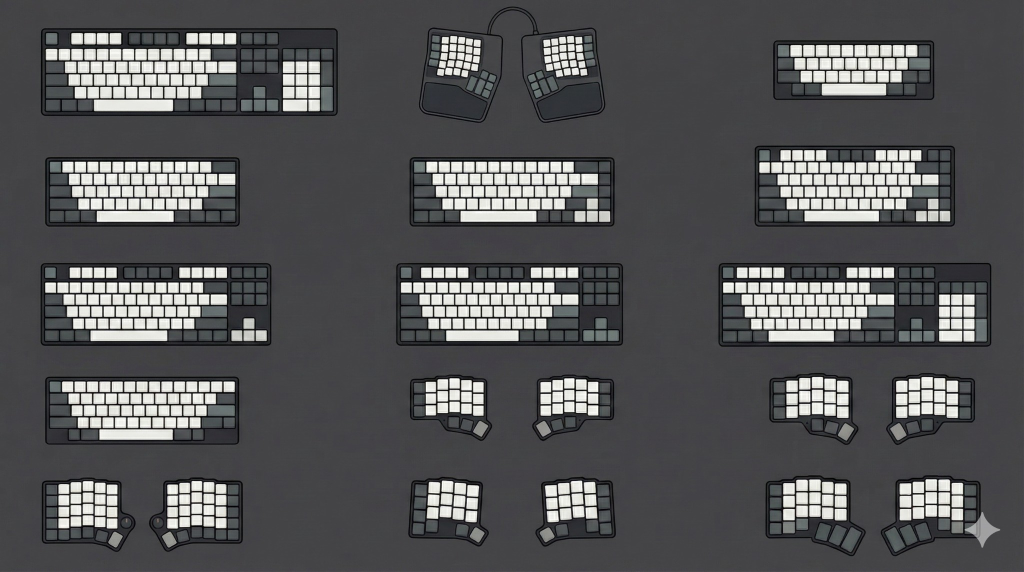
#> input picture assets/keyboards/contact-sheet-new.png, 2048 x 1143 px, found by its file name (shown at 1/2 size)
$ python extract_keyboards_v2.py
#> lines starting #> are read from the running program, lines starting #| are printed output that depends on the picture; after the words box and inside, x2 and y2 are one past the last pixel; in counts of white or black regions, pixels touching at a corner belong together
#!/usr/bin/env python3
"""
Extract keyboard images from contact sheet with careful magic wand background removal.
Uses LOW tolerance to avoid eating into the keyboard images.
"""

from PIL import Image
import os
import math

# Target output size for all images
TARGET_WIDTH = 400
TARGET_HEIGHT = 140

def get_background_color(img):
    """Sample corners to get background color."""
    w, h = img.size
    corners = [
        img.getpixel((5, 5)),
        img.getpixel((w - 5, 5)),
        img.getpixel((5, h - 5)),
        img.getpixel((w - 5, h - 5)),
    ]
    # Average the corners
    r = sum(c[0] for c in corners) // 4
    g = sum(c[1] for c in corners) // 4
    b = sum(c[2] for c in corners) // 4
    return (r, g, b)

def color_distance(c1, c2):
    """Euclidean distance between two RGB colors."""
    return math.sqrt(sum((a - b) ** 2 for a, b in zip(c1, c2)))

def flood_fill_background(img, bg_color, tolerance=12):
    """
    Flood fill from edges to mark background pixels.
    Uses LOW tolerance (12) to be very conservative and not eat into keyboards.
    """
    w, h = img.size
    pixels = img.load()

    # Create alpha mask (255 = opaque, 0 = transparent)
    alpha = Image.new('L', (w, h), 255)
    alpha_pixels = alpha.load()

    # Track visited pixels
    visited = set()

    # Start from all edge pixels
    queue = []
    for x in range(w):
        queue.append((x, 0))
        queue.append((x, h - 1))
    for y in range(h):
        queue.append((0, y))
        queue.append((w - 1, y))

    # 8-connected flood fill
    directions = [(-1, -1), (-1, 0), (-1, 1), (0, -1), (0, 1), (1, -1), (1, 0), (1, 1)]

    while queue:
        x, y = queue.pop(0)

        if (x, y) in visited:
            continue
        if x < 0 or x >= w or y < 0 or y >= h:
            continue

        visited.add((x, y))

        pixel = pixels[x, y]
        if len(pixel) == 4:
            pixel = pixel[:3]

        dist = color_distance(pixel, bg_color)

        if dist <= tolerance:
            alpha_pixels[x, y] = 0  # Make transparent
            for dx, dy in directions:
                nx, ny = x + dx, y + dy
                if (nx, ny) not in visited:
                    queue.append((nx, ny))

    return alpha

def apply_alpha_mask(img, alpha):
    """Convert RGB image to RGBA with alpha mask."""
    if img.mode != 'RGB':
        img = img.convert('RGB')
    rgba = img.copy()
    rgba.putalpha(alpha)
    return rgba

def crop_to_content(img, padding=2):
    """Crop image to bounding box of non-transparent content."""
    bbox = img.getbbox()
    if bbox:
        left, top, right, bottom = bbox
        # Add padding
        left = max(0, left - padding)
        top = max(0, top - padding)
        right = min(img.size[0], right + padding)
        bottom = min(img.size[1], bottom + padding)
        return img.crop((left, top, right, bottom))
    return img

def fit_to_canvas(img, target_width, target_height, padding=6):
    """
    Scale image to fit within target dimensions while maintaining aspect ratio.
    Center on a transparent canvas.
    """
    # Calculate available space after padding
    avail_w = target_width - 2 * padding
    avail_h = target_height - 2 * padding

    # Get current size
    w, h = img.size

    # Calculate scale to fit
    scale_w = avail_w / w
    scale_h = avail_h / h
    scale = min(scale_w, scale_h)

    # Scale the image
    new_w = int(w * scale)
    new_h = int(h * scale)
    scaled = img.resize((new_w, new_h), Image.Resampling.LANCZOS)

    # Create transparent canvas
    canvas = Image.new('RGBA', (target_width, target_height), (0, 0, 0, 0))

    # Center the scaled image
    x = (target_width - new_w) // 2
    y = (target_height - new_h) // 2
    canvas.paste(scaled, (x, y), scaled)

    # Report fill ratio
    fill_w = new_w / target_width * 100
    fill_h = new_h / target_height * 100
    print(f"    Fill ratio: {fill_w:.1f}% width, {fill_h:.1f}% height")

    return canvas

def extract_keyboard(contact_sheet, row, col, rows, cols, margins, name, output_dir, tolerance=12):
    """Extract a single keyboard from the contact sheet."""
    w, h = contact_sheet.size
    cell_w = w // cols
    cell_h = h // rows

    # Calculate cell boundaries
    left = col * cell_w
    top = row * cell_h
    right = left + cell_w
    bottom = top + cell_h

    # Apply margins (top, right, bottom, left)
    m_top, m_right, m_bottom, m_left = margins
    left += m_left
    top += m_top
    right -= m_right
    bottom -= m_bottom

    print(f"  Extracting {name} from row {row}, col {col}")
    print(f"    Cell: ({left}, {top}) to ({right}, {bottom})")

    # Crop cell
    cell = contact_sheet.crop((left, top, right, bottom))

    # Get background color and flood fill
    bg_color = get_background_color(cell)
    print(f"    Background color: {bg_color}")

    alpha = flood_fill_background(cell, bg_color, tolerance=tolerance)
    rgba = apply_alpha_mask(cell, alpha)

    # Crop to content
    cropped = crop_to_content(rgba, padding=2)
    print(f"    Cropped size: {cropped.size}")

    # Fit to standard canvas
    final = fit_to_canvas(cropped, TARGET_WIDTH, TARGET_HEIGHT, padding=6)

    # Save
    output_path = os.path.join(output_dir, f"{name}.png")
    final.save(output_path)
    print(f"    Saved: {output_path}")

    return final

def main():
    input_path = "/Users/malpern/local-code/KeyPath/assets/keyboards/contact-sheet-new.png"
    output_dir = "/Users/malpern/local-code/KeyPath/Sources/KeyPathAppKit/Resources/KeyboardIllustrations"

    print(f"Loading contact sheet: {input_path}")
    img = Image.open(input_path)
#> img is the input picture: PIL image 2048x1143 RGB; mean R, G, B 86.2, 86.6, 87.9
    print(f"Size: {img.size}, Mode: {img.mode}")
#| Size: (2048, 1143), Mode: RGB

    if img.mode != 'RGB':
        img = img.convert('RGB')

    # Grid is 5 rows x 3 columns
    rows, cols = 5, 3

    # Define which keyboards to extract with their margins
    # Format: (row, col): (name, (top, right, bottom, left margins))
    # We're only extracting the problematic ones: 60, 65, 75, 100
    keyboards = {
        # Row 0: 100% full-size
        (0, 0): ("ansi-100", (15, 15, 15, 15)),

        # Row 1: 75%, 65%
        (1, 0): ("ansi-75", (15, 15, 15, 15)),
        (1, 1): ("ansi-65", (15, 15, 15, 15)),

        # Row 3: 60%
        (3, 0): ("ansi-60", (15, 15, 15, 15)),
    }

    print(f"\nExtracting {len(keyboards)} keyboards...")

    for (row, col), (name, margins) in keyboards.items():
        extract_keyboard(img, row, col, rows, cols, margins, name, output_dir, tolerance=12)
#> this loop made 4 passes
#|     Background color: (74, 77, 79)
#|     Background color: (67, 66, 69)
#|     Background color: (67, 67, 69)
#|     Background color: (67, 67, 69)
#> pass 1, in extract_keyboard, `cell = contact_sheet.crop((left, top, right, bottom))`:
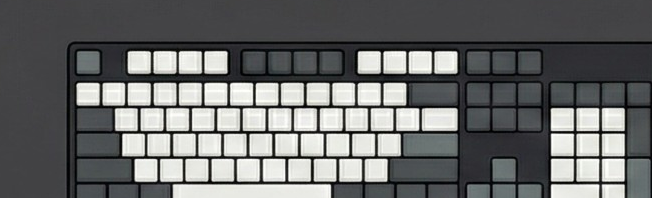
#> cell: PIL image 652x198 RGB; mean R, G, B 106, 107.3, 107.1
#> pass 1, in extract_keyboard, `alpha = flood_fill_background(cell, bg_color, tolerance=tolerance)`:
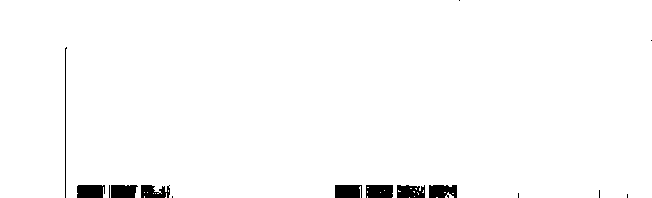
#> alpha: PIL image 652x198 L; 98.1% white; 15 black regions (7 under 20 px), largest, box (x1, y1, x2, y2) and area: (77, 185, 105, 198) 346, (366, 185, 393, 198) 341, (335, 185, 362, 198) 337
#> pass 1, in extract_keyboard, `rgba = apply_alpha_mask(cell, alpha)`:
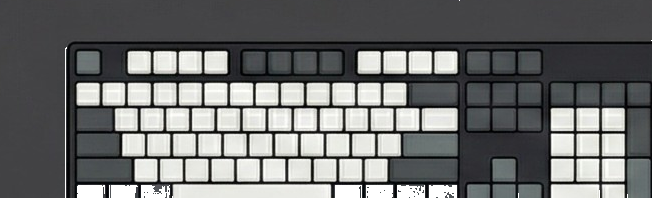
#> rgba: PIL image 652x198 RGBA; mean R, G, B, A 106, 107.3, 107.1, 250.2; transparent parts drawn white

    print("\n✅ Done!")

if __name__ == "__main__":
    main()
